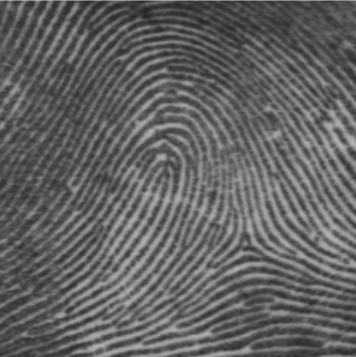
#> input picture CCF 394 - PDI/Aula 2/Questão 3/impressaodigital.png, 356 x 357 px
$ python Digital.py   (older library calls are emulated)
#> lines starting #> are read from the running program, lines starting #| are printed output that depends on the picture
import cv2
import numpy as np
import matplotlib.pyplot as plt
from skimage.filters import roberts,sobel


digital = cv2.imread('impressaodigital.png')
#> digital is the input picture: shape (357, 356, 3); mean B, G, R 98.5, 98.5, 98.5
digitalCinza = cv2.cvtColor(digital, cv2.COLOR_BGR2GRAY)
digitalGauss = cv2.GaussianBlur(digitalCinza, (3, 3), 0)

#canny
digitalCanny = cv2.Canny(digitalCinza, 40, 100)
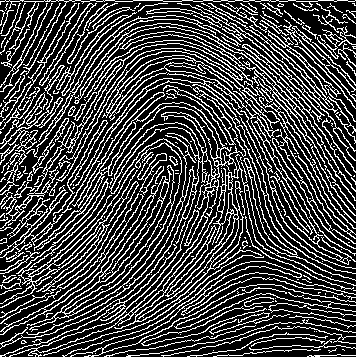
#> digitalCanny: shape (357, 356); 27.3% white in thin lines or dots

#prewitt
kernelx = np.array([[1, 1, 1], [0, 0, 0], [-1, -1, -1]])
kernely = np.array([[-1, 0, 1], [-1, 0, 1], [-1, 0, 1]])
digitalPrewittX = cv2.filter2D(digitalGauss, -1, kernelx)
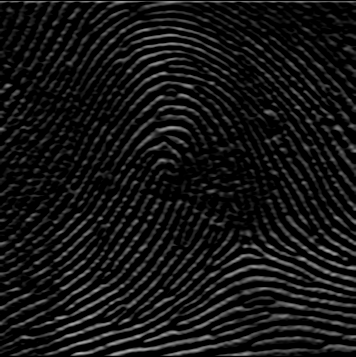
#> digitalPrewittX: shape (357, 356); min 0, max 182, mean 20.6
digitalPrewittY = cv2.filter2D(digitalGauss, -1, kernely)
digitalPrewitt = digitalPrewittX + digitalPrewittY
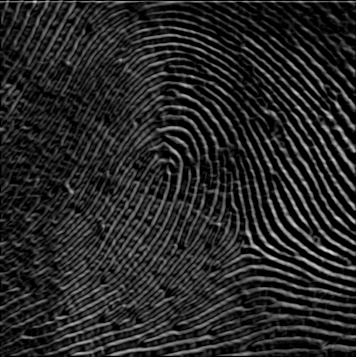
#> digitalPrewitt: shape (357, 356); min 0, max 224, mean 38.7

#sobel
digitalSobelV = cv2.Sobel(digitalGauss, cv2.CV_8U, 1, 0, ksize=3)
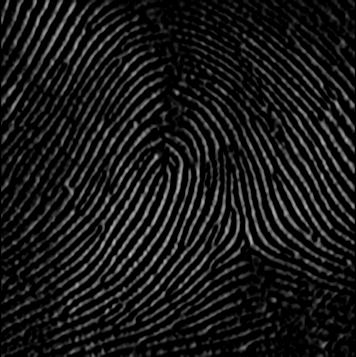
#> digitalSobelV: shape (357, 356); min 0, max 189, mean 24.5
digitalSobelH = cv2.Sobel(digitalGauss, cv2.CV_8U, 0, 1, ksize=3)
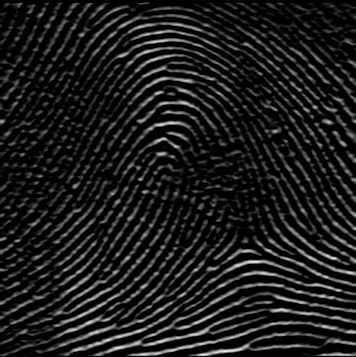
#> digitalSobelH: shape (357, 356); min 0, max 237, mean 27.7
digitalSobel = digitalSobelH + digitalSobelV
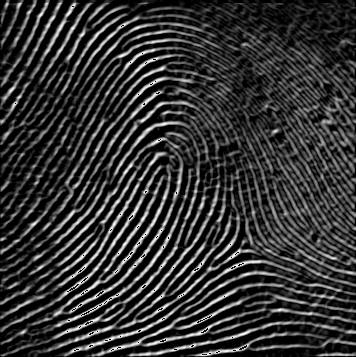
#> digitalSobel: shape (357, 356); min 0, max 254, mean 51.5

#roberts
digitalRoberts = roberts(digitalCinza)
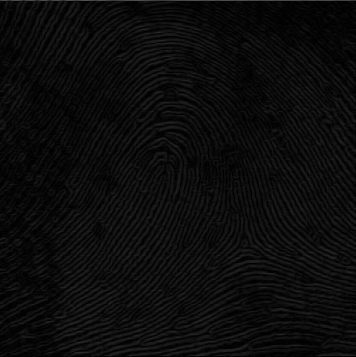
#> digitalRoberts: shape (357, 356) float64; min 0, max 0.318, mean 0.0488
fig, ax = plt.subplots(ncols=1, sharex=True, sharey=True, figsize=(8, 4))
ax.imshow(digitalRoberts, cmap=plt.cm.gray)
ax.set_title('Roberts')
ax.axis('off')

plt.tight_layout()
plt.show()

#mostrar imagens
cv2.imshow('Original', digital)
cv2.imshow('Cinza', digitalCinza)
cv2.imwrite('Digital_Cinza.png', digitalCinza)
cv2.imshow('Canny', digitalCanny)
cv2.imwrite('Digital_Canny.png', digitalCanny)
cv2.imshow('Prewitt', digitalPrewitt)
cv2.imwrite('Digital_Prewitt.png', digitalPrewitt)
cv2.imshow('Sobel', digitalSobel)
cv2.imwrite('Digital_Sobel.png', digitalSobel)
cv2.waitKey(0)
cv2.destroyAllWindows()
